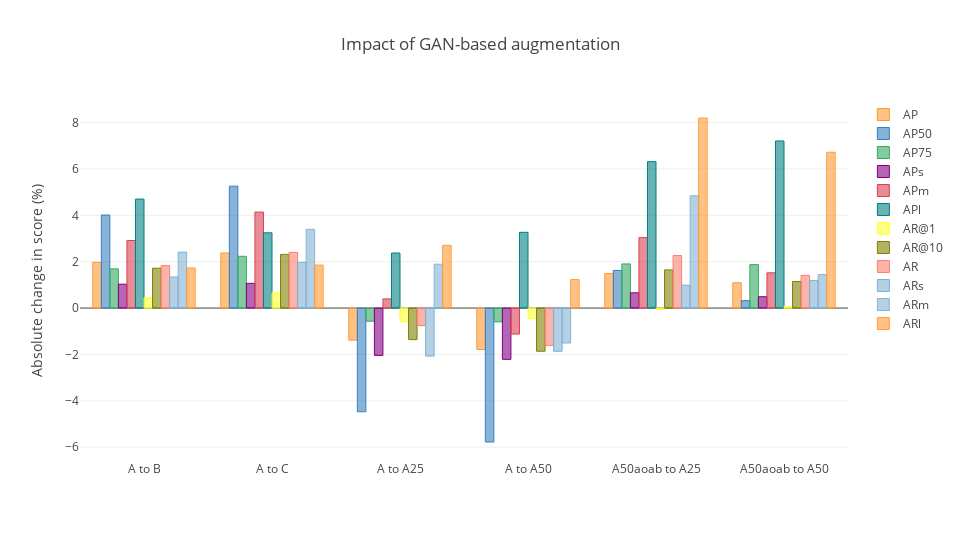

The code cell stored with this chart in its notebook:
### Code cell
layout = {
    "title": "Impact of GAN-based augmentation",
    "yaxis": {
        "title": "Absolute change in score (%)"
    },
    "width": 960,
    "height": 540
}
fig = df_combined.iplot(kind = "bar", y = ["AP", "AP50", "AP75", "APs", "APm", "APl", "AR@1", "AR@10", "AR", "ARs", "ARm", "ARl"], layout = layout, asFigure = True)
py.offline.iplot(fig, show_link = False, config = config)

### Figure 1 — Plotly figure (JSON) as saved in the notebook; plotly's stock layout.template omitted (floating-point values rounded to 4 significant figures)
{"data": [{"marker": {"color": "rgba(255, 153, 51, 0.6)", "line": {"color": "rgba(255, 153, 51, 1.0)", "width": 1}}, "name": "AP", "orientation": "v", "text": "", "type": "bar", "uid": "6d240753-55bc-4cc2-814a-f53ea2cb034d", "x": ["A to B", "A to C", "A to A25", "A to A50", "A50aoab to A25", "A50aoab to A50"], "y": [1.968, 2.376, -1.386, -1.787, 1.491, 1.091]}, {"marker": {"color": "rgba(55, 128, 191, 0.6)", "line": {"color": "rgba(55, 128, 191, 1.0)", "width": 1}}, "name": "AP50", "orientation": "v", "text": "", "type": "bar", "uid": "c4e6f0b0-60d1-4cd9-bd11-c49e9ad3b4da", "x": ["A to B", "A to C", "A to A25", "A to A50", "A50aoab to A25", "A50aoab to A50"], "y": [4.012, 5.257, -4.475, -5.777, 1.622, 0.3195]}, {"marker": {"color": "rgba(50, 171, 96, 0.6)", "line": {"color": "rgba(50, 171, 96, 1.0)", "width": 1}}, "name": "AP75", "orientation": "v", "text": "", "type": "bar", "uid": "900fe0ea-1fed-4bb4-85ac-5c85bde256a9", "x": ["A to B", "A to C", "A to A25", "A to A50", "A50aoab to A25", "A50aoab to A50"], "y": [1.689, 2.232, -0.5676, -0.5969, 1.902, 1.873]}, {"marker": {"color": "rgba(128, 0, 128, 0.6)", "line": {"color": "rgba(128, 0, 128, 1.0)", "width": 1}}, "name": "APs", "orientation": "v", "text": "", "type": "bar", "uid": "5c7ec9bd-1c5a-4af7-87d0-cb82fbab98a6", "x": ["A to B", "A to C", "A to A25", "A to A50", "A50aoab to A25", "A50aoab to A50"], "y": [1.03, 1.065, -2.043, -2.212, 0.6572, 0.4887]}, {"marker": {"color": "rgba(219, 64, 82, 0.6)", "line": {"color": "rgba(219, 64, 82, 1.0)", "width": 1}}, "name": "APm", "orientation": "v", "text": "", "type": "bar", "uid": "6ad4272d-ea97-4777-adc6-88c2ed72fdbe", "x": ["A to B", "A to C", "A to A25", "A to A50", "A50aoab to A25", "A50aoab to A50"], "y": [2.912, 4.141, 0.3941, -1.123, 3.037, 1.519]}, {"marker": {"color": "rgba(0, 128, 128, 0.6)", "line": {"color": "rgba(0, 128, 128, 1.0)", "width": 1}}, "name": "APl", "orientation": "v", "text": "", "type": "bar", "uid": "e265044f-280c-4e45-ae02-adc0e8e3fb10", "x": ["A to B", "A to C", "A to A25", "A to A50", "A50aoab to A25", "A50aoab to A50"], "y": [4.7, 3.245, 2.373, 3.266, 6.314, 7.207]}, {"marker": {"color": "rgba(255, 255, 51, 0.6)", "line": {"color": "rgba(255, 255, 51, 1.0)", "width": 1}}, "name": "AR@1", "orientation": "v", "text": "", "type": "bar", "uid": "2f8740af-637f-4caa-bc32-7b6b3c7aa194", "x": ["A to B", "A to C", "A to A25", "A to A50", "A50aoab to A25", "A50aoab to A50"], "y": [0.4434, 0.6616, -0.5868, -0.4604, -0.06339, 0.06301]}, {"marker": {"color": "rgba(128, 128, 0, 0.6)", "line": {"color": "rgba(128, 128, 0, 1.0)", "width": 1}}, "name": "AR@10", "orientation": "v", "text": "", "type": "bar", "uid": "f38c6558-43d1-4bcc-b2a1-5e72f22c494a", "x": ["A to B", "A to C", "A to A25", "A to A50", "A50aoab to A25", "A50aoab to A50"], "y": [1.719, 2.315, -1.361, -1.862, 1.645, 1.144]}, {"marker": {"color": "rgba(251, 128, 114, 0.6)", "line": {"color": "rgba(251, 128, 114, 1.0)", "width": 1}}, "name": "AR", "orientation": "v", "text": "", "type": "bar", "uid": "a55db02b-2a9f-48e9-9b2b-f02616cf884d", "x": ["A to B", "A to C", "A to A25", "A to A50", "A50aoab to A25", "A50aoab to A50"], "y": [1.832, 2.398, -0.7555, -1.611, 2.266, 1.41]}, {"marker": {"color": "rgba(128, 177, 211, 0.6)", "line": {"color": "rgba(128, 177, 211, 1.0)", "width": 1}}, "name": "ARs", "orientation": "v", "text": "", "type": "bar", "uid": "5e0b6e79-efce-47bc-9a47-b80bf7bf7a14", "x": ["A to B", "A to C", "A to A25", "A to A50", "A50aoab to A25", "A50aoab to A50"], "y": [1.341, 1.973, -2.073, -1.866, 0.9856, 1.192]}, {"marker": {"color": "rgba(128, 177, 211, 0.6)", "line": {"color": "rgba(128, 177, 211, 0.8999999999999999)", "width": 1}}, "name": "ARm", "orientation": "v", "text": "", "type": "bar", "uid": "bbf9f193-2e22-4a37-b31a-3b08a0f1c697", "x": ["A to B", "A to C", "A to A25", "A to A50", "A50aoab to A25", "A50aoab to A50"], "y": [2.415, 3.396, 1.892, -1.51, 4.845, 1.444]}, {"marker": {"color": "rgba(255, 153, 51, 0.6)", "line": {"color": "rgba(255, 153, 51, 0.8999999999999999)", "width": 1}}, "name": "ARl", "orientation": "v", "text": "", "type": "bar", "uid": "13416b05-f4ab-435e-99fb-d83997bfc14f", "x": ["A to B", "A to C", "A to A25", "A to A50", "A50aoab to A25", "A50aoab to A50"], "y": [1.729, 1.854, 2.706, 1.229, 8.197, 6.719]}], "layout": {"height": 540, "title": {"text": "Impact of GAN-based augmentation"}, "width": 960, "yaxis": {"title": {"text": "Absolute change in score (%)"}}}}
